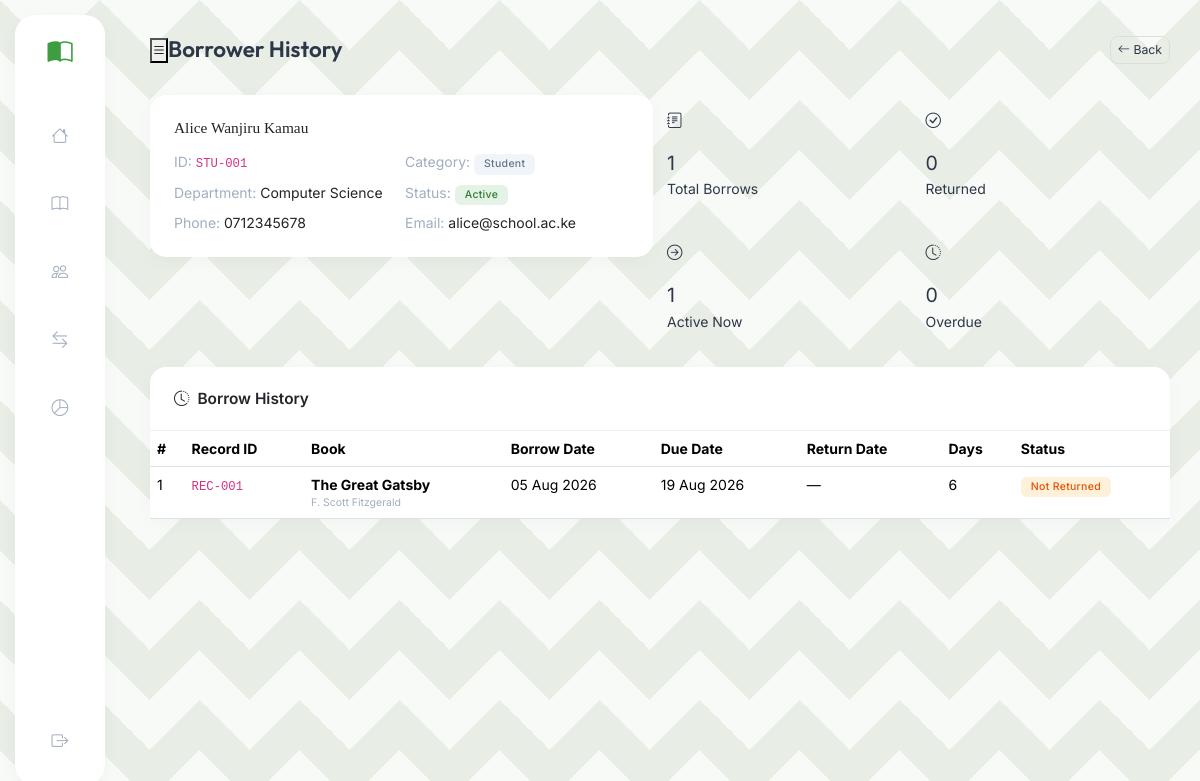
The app's page /modules/borrowers/history.php?id=1 (signed in) with its own data.
### tables this page shows
CREATE TABLE IF NOT EXISTS borrowers (
    id          INT UNSIGNED AUTO_INCREMENT PRIMARY KEY,
    borrower_id VARCHAR(50)  NOT NULL UNIQUE,
    full_name   VARCHAR(150) NOT NULL,
    category    ENUM('Student','Teacher','Staff') NOT NULL,
    department  VARCHAR(100) DEFAULT NULL,
    phone       VARCHAR(30)  DEFAULT NULL,
    email       VARCHAR(150) DEFAULT NULL,
    status      ENUM('Active','Inactive') DEFAULT 'Active',
    created_at  TIMESTAMP DEFAULT CURRENT_TIMESTAMP,
    INDEX idx_category(category), INDEX idx_status(status)
);

CREATE TABLE IF NOT EXISTS borrow_records (
    id          INT UNSIGNED AUTO_INCREMENT PRIMARY KEY,
    record_id   VARCHAR(50) NOT NULL UNIQUE,
    book_id     INT UNSIGNED NOT NULL,
    borrower_id INT UNSIGNED NOT NULL,
    borrow_date DATE NOT NULL,
    due_date    DATE NOT NULL,
    return_date DATE DEFAULT NULL,
    status      ENUM('Returned','Not Returned') DEFAULT 'Not Returned',
    notes       TEXT DEFAULT NULL,
    created_at  TIMESTAMP DEFAULT CURRENT_TIMESTAMP,
    FOREIGN KEY (book_id)     REFERENCES books(id)     ON UPDATE CASCADE ON DELETE RESTRICT,
    FOREIGN KEY (borrower_id) REFERENCES borrowers(id) ON UPDATE CASCADE ON DELETE RESTRICT,
    INDEX idx_status(status), INDEX idx_borrow_date(borrow_date)
);

CREATE TABLE IF NOT EXISTS books (
    id               INT UNSIGNED AUTO_INCREMENT PRIMARY KEY,
    book_id          VARCHAR(50)  NOT NULL UNIQUE,
    title            VARCHAR(255) NOT NULL,
    author           VARCHAR(150) NOT NULL,
    category         VARCHAR(100) NOT NULL,
    shelf_location   VARCHAR(60)  DEFAULT NULL,
    status           ENUM('Available','Borrowed','Missing') DEFAULT 'Available',
    condition_status ENUM('Good','Damaged') DEFAULT 'Good',
    total_copies     INT DEFAULT 1,
    available_copies INT DEFAULT 1,
    created_at       TIMESTAMP DEFAULT CURRENT_TIMESTAMP,
    INDEX idx_status(status), INDEX idx_category(category),
    FULLTEXT idx_search(title, author)
);

### modules/borrowers/history.php (the view, shortened to what this page needs)
<?php
$pdo = getDB();
$id = (int)($_GET['id'] ?? 0);
$stmt = $pdo->prepare("SELECT * FROM borrowers WHERE id=?");
$stmt->execute([$id]);
$borrower = $stmt->fetch();
$records = $pdo->prepare("SELECT br.*, b.title, b.book_id book_code, b.author,
    DATEDIFF(COALESCE(br.return_date, CURDATE()), br.borrow_date) days_borrowed
    FROM borrow_records br
    JOIN books b ON br.book_id = b.id
    WHERE br.borrower_id = ?
    ORDER BY br.borrow_date DESC");
$records->execute([$id]);
$records = $records->fetchAll();
$totalBorrows  = count($records);
$totalReturned = count(array_filter($records, fn($r) => $r['status'] === 'Returned'));
$activeNow     = $totalBorrows - $totalReturned;
$overdueCount  = count(array_filter($records, fn($r) => isOverdue($r['borrow_date'], $r['return_date'], $r['status'])));
require_once '../../includes/header.php';
require_once '../../includes/sidebar.php';
?>
<div id="main">
  <div class="topbar">
    <button class="sidebar-toggle"><i class="bi bi-list"></i></button>
    <span class="topbar-title">Borrower History</span>
    <a href="index.php" class="btn btn-outline-secondary btn-sm ms-auto"><i class="bi bi-arrow-left me-1"></i>Back</a>
  </div>
  <div class="page-content">
    <div class="row g-3 mb-4">
      <div class="col-md-6">
        <div class="card">
          <div class="card-body">
            <h6 class="mb-3" style="font-family:'Fraunces',serif;font-size:1.1rem"><?= sanitize($borrower['full_name']) ?></h6>
            <div class="row g-2 text-sm">
              <div class="col-6"><span class="text-muted">ID:</span> <code><?= sanitize($borrower['borrower_id']) ?></code></div>
              <div class="col-6"><span class="text-muted">Category:</span> <?= badge($borrower['category']) ?></div>
              <div class="col-6"><span class="text-muted">Department:</span> <?= sanitize($borrower['department']??'—') ?></div>
              <div class="col-6"><span class="text-muted">Status:</span> <?= badge($borrower['status']) ?></div>
              <div class="col-6"><span class="text-muted">Phone:</span> <?= sanitize($borrower['phone']??'—') ?></div>
              <div class="col-6"><span class="text-muted">Email:</span> <?= sanitize($borrower['email']??'—') ?></div>
            </div>
          </div>
        </div>
      </div>
      <div class="col-md-6">
        <div class="row g-3 h-100">
          <?php
          $miniCards = [
            ['Total Borrows','bi-journal-text',$totalBorrows,'#1a3a4a','#e8f0f5'],
            ['Returned',     'bi-check-circle',$totalReturned,'#198754','#d1f0e0'],
            ['Active Now',   'bi-arrow-right-circle',$activeNow,'#f59e0b','#fef3c7'],
            ['Overdue',      'bi-clock-history',$overdueCount,'#dc3545','#fde8e8'],
          ];
          foreach ($miniCards as [$lbl,$ico,$val,$col,$bg]): ?>
          <div class="col-6">
            <div class="stat-card py-3" style="--stat-color:<?=$col?>;--stat-bg:<?=$bg?>">
              <div class="stat-icon" style="width:40px;height:40px;font-size:1.1rem"><i class="bi <?=$ico?>"></i></div>
              <div><div class="stat-num" style="font-size:1.4rem"><?=$val?></div><div class="stat-label"><?=$lbl?></div></div>
            </div>
          </div>
          <?php endforeach; ?>
        </div>
      </div>
    </div>
    <div class="card">
      <div class="card-header"><i class="bi bi-clock-history"></i> Borrow History</div>
      <div class="card-body p-0">
        <div class="table-responsive">
          <table class="table table-hover mb-0">
            <thead>
              <tr><th>#</th><th>Record ID</th><th>Book</th><th>Borrow Date</th><th>Due Date</th><th>Return Date</th><th>Days</th><th>Status</th></tr>
            </thead>
            <tbody>
            <?php if ($records): ?>
            <?php foreach ($records as $i => $r): ?>
            <tr <?= isOverdue($r['borrow_date'],$r['return_date'],$r['status']) ? 'class="table-danger"' : '' ?>>
              <td><?= $i+1 ?></td>
              <td><code><?= sanitize($r['record_id']) ?></code></td>
              <td>
                <strong><?= sanitize($r['title']) ?></strong>
                <div class="text-muted" style="font-size:.75rem"><?= sanitize($r['author']) ?></div>
              </td>
              <td><?= date('d M Y',strtotime($r['borrow_date'])) ?></td>
              <td><?= date('d M Y',strtotime($r['due_date'])) ?></td>
              <td><?= $r['return_date'] ? date('d M Y',strtotime($r['return_date'])) : '—' ?></td>
              <td><?= $r['days_borrowed'] ?></td>
              <td>
                <?= badge($r['status']) ?>
              </td>
            </tr>
            <?php endforeach; ?>
            <?php else: ?>
            <tr><td colspan="8" class="text-center text-muted py-4">No borrow history found.</td></tr>
            <?php endif; ?>
            </tbody>
          </table>
        </div>
      </div>
    </div>
  </div>
</div>
<?php require_once '../../includes/footer.php'; ?>

### includes/helpers.php (shortened to what this page needs)
<?php
function sanitize(string $v): string {
    return htmlspecialchars(strip_tags(trim($v)), ENT_QUOTES, 'UTF-8');
}
function badge(string $s): string {
    $m = [
        'Available'     => 'success',
        'Borrowed'      => 'warning text-dark',
        'Missing'       => 'danger',
        'All Issued'    => 'danger',
        'Not Available' => 'secondary',
        'Returned'     => 'success',
        'Not Returned' => 'warning text-dark',
        'Active'       => 'success',
        'Inactive'     => 'secondary',
        'Perfect'      => 'success',
        'Good'         => 'info text-dark',
        'Mildly Torn'  => 'warning text-dark',
        'Torn'         => 'orange text-dark',
        'Damaged'      => 'danger',
    ];
    $c = $m[$s] ?? 'secondary';
    return "<span class='badge bg-{$c}'>{$s}</span>";
}
function isOverdue(string $borrowDate, ?string $returnDate, string $status): bool {
    return (new DateTime())->diff(new DateTime($borrowDate))->days > BORROW_DAYS;
}

### assets/css/style.css (style rules this page uses)
:root { --brand: #3e9d40; --brand-light: #52b554; --accent: #222222; --surface: #e8eee5; --card-bg: #ffffff; --border: #f0f0f0; --text: #2d3748; --text-muted: #a0aec0; --sidebar-w: 90px; --topbar-h: 70px; --radius: 16px; --shadow: 0 4px 20px rgba(0,0,0,0.03); --shadow-lg: 0 10px 40px rgba(0,0,0,0.06); font-size: 14px; }
*, *::before, *::after { box-sizing: border-box; margin: 0; padding: 0; }
body { font-family: 'Inter', sans-serif; color: var(--text); min-height: 100vh; display: flex; background-color: var(--surface); background-image: linear-gradient(135deg, rgba(255,255,255,0.7) 25%, transparent 25%), linear-gradient(225deg, rgba(255,255,255,0.7) 25%, transparent 25%), linear-gradient(45deg, rgba(255,255,255,0.7) 25%, transparent 25%), linear-gradient(315deg, rgba(255,255,255,0.7) 25%, transparent 25%); background-size: 100px 100px; background-position: 50px 0, 50px 0, 0 0, 0 0; background-attachment: fixed; }
#main { margin-left: calc(var(--sidebar-w) + 30px); width: calc(100% - var(--sidebar-w) - 30px); display: flex; flex-direction: column; }
.topbar { height: var(--topbar-h); padding: 0 30px; display: flex; align-items: center; margin-top: 15px; }
.topbar-title { font-family: 'Outfit', sans-serif; font-size: 1.6rem; font-weight: 600; color: var(--text); }
.page-content { padding: 10px 30px 40px; flex-grow: 1; }
.text-muted { color: var(--text-muted) !important; }
.card { border: none; border-radius: var(--radius); box-shadow: var(--shadow); background: var(--card-bg); margin-bottom: 24px; }
.card-header { background: none; border-bottom: 1px solid var(--border); font-weight: 600; font-size: 1.1rem; padding: 20px 24px; display: flex; align-items: center; gap: 8px; }
.card-body { padding: 24px; }
.btn-outline-secondary { border-color: #ddd; border-radius: 8px; color: var(--text); }
.badge { font-weight: 500; padding: 5px 10px; border-radius: 6px; letter-spacing: .3px; font-size: .75rem; }
.bg-success { background: rgba(76, 175, 80, 0.15) !important; color: #2e7d32 !important; }
.bg-warning { background: rgba(255, 152, 0, 0.15) !important; color: #e65100 !important; }
.bg-secondary { background: #f1f5f9 !important; color: #64748b !important; }

### records on screen
borrowers: full_name "Alice Wanjiru Kamau", borrower "STU-001", category "Student Active", department "Computer Science", phone "0712345678", email "alice@school.ac.ke"
borrow_records: record "REC-001", book.title "The Great Gatsby", book.author "F. Scott Fitzgerald", borrow_date "05 Aug 2026", due_date "19 Aug 2026", days_borrowed "6", status "Not Returned"

### other values on screen
$val "1"
$lbl "Total Borrows"
$val "0"
$lbl "Returned"
$lbl "Active Now"
$lbl "Overdue"
